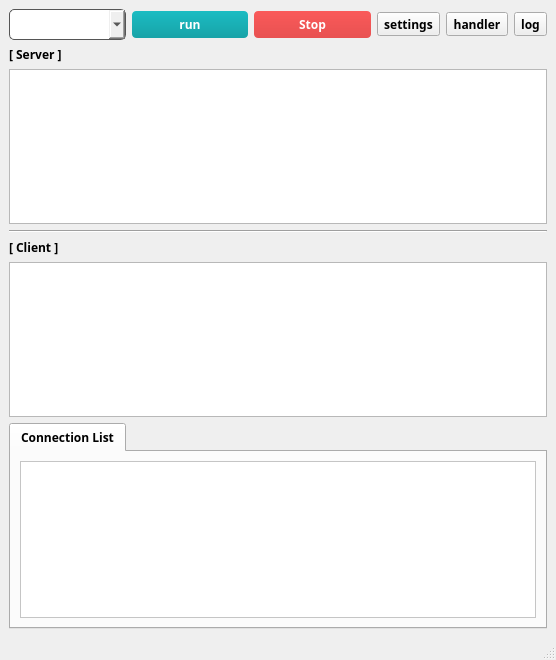
<?xml version="1.0" encoding="UTF-8"?>
<ui version="4.0">
 <class>MainWindow</class>
 <widget class="QMainWindow" name="MainWindow">
  <property name="geometry">
   <rect>
    <x>0</x>
    <y>0</y>
    <width>556</width>
    <height>660</height>
   </rect>
  </property>
  <property name="sizePolicy">
   <sizepolicy hsizetype="Expanding" vsizetype="Expanding">
    <horstretch>0</horstretch>
    <verstretch>0</verstretch>
   </sizepolicy>
  </property>
  <property name="minimumSize">
   <size>
    <width>400</width>
    <height>400</height>
   </size>
  </property>
  <property name="maximumSize">
   <size>
    <width>16777215</width>
    <height>16777215</height>
   </size>
  </property>
  <property name="baseSize">
   <size>
    <width>499</width>
    <height>300</height>
   </size>
  </property>
  <property name="font">
   <font>
    <family>맑은 고딕</family>
    <weight>75</weight>
    <bold>true</bold>
   </font>
  </property>
  <property name="windowTitle">
   <string>MainWindow</string>
  </property>
  <property name="styleSheet">
   <string notr="true"/>
  </property>
  <widget class="QWidget" name="centralwidget">
   <layout class="QGridLayout" name="gridLayout_2">
    <item row="0" column="0">
     <layout class="QGridLayout" name="gridLayout">
      <item row="0" column="3">
       <widget class="QToolButton" name="btn_settings">
        <property name="font">
         <font>
          <family>맑은 고딕</family>
         </font>
        </property>
        <property name="styleSheet">
         <string notr="true">QPushButton {
    background-color: qlineargradient(spread:pad, x1:0, y1:0, x2:0, y2:1, stop:0 rgba(27, 188, 194, 255), stop:1 rgba(24, 163, 168, 255));
    border: none;
    border-radius: 4px;
    color: white;
    padding: 5px
}

QPushButton:hover {
    background-color: #169499;
}</string>
        </property>
        <property name="text">
         <string>settings</string>
        </property>
       </widget>
      </item>
      <item row="0" column="0">
       <widget class="QComboBox" name="combo_pkg">
        <property name="maximumSize">
         <size>
          <width>200</width>
          <height>16777215</height>
         </size>
        </property>
        <property name="font">
         <font>
          <family>맑은 고딕</family>
         </font>
        </property>
        <property name="acceptDrops">
         <bool>false</bool>
        </property>
        <property name="styleSheet">
         <string notr="true">QComboBox {
    border: 1px solid #555555;
    padding: 5px;
    border-radius: 5px;
}

QComboBox:hover {
    border: 1px solid #666666;
}


QComboBox QAbstractItemView {
    background-color: #444444;
    color: #FFFFFF;
    selection-background-color: #555555;
    selection-color: #FFFFFF;
}</string>
        </property>
       </widget>
      </item>
      <item row="0" column="4">
       <widget class="QToolButton" name="btn_handler">
        <property name="styleSheet">
         <string notr="true">QPushButton {
    background-color: qlineargradient(spread:pad, x1:0, y1:0, x2:0, y2:1, stop:0 rgba(27, 188, 194, 255), stop:1 rgba(24, 163, 168, 255));
    border: none;
    border-radius: 4px;
    color: white;
    padding: 5px
}

QPushButton:hover {
    background-color: #169499;
}</string>
        </property>
        <property name="text">
         <string>handler</string>
        </property>
       </widget>
      </item>
      <item row="0" column="1">
       <widget class="QPushButton" name="btn_start">
        <property name="maximumSize">
         <size>
          <width>200</width>
          <height>16777215</height>
         </size>
        </property>
        <property name="font">
         <font>
          <family>맑은 고딕</family>
          <weight>75</weight>
          <bold>true</bold>
         </font>
        </property>
        <property name="styleSheet">
         <string notr="true">QPushButton {
    background-color: qlineargradient(spread:pad, x1:0, y1:0, x2:0, y2:1, stop:0 rgba(27, 188, 194, 255), stop:1 rgba(24, 163, 168, 255));
    border: none;
    border-radius: 4px;
    color: white;
    padding: 5px
}

QPushButton:hover {
    background-color: #169499;
}</string>
        </property>
        <property name="text">
         <string>run</string>
        </property>
       </widget>
      </item>
      <item row="0" column="2">
       <widget class="QPushButton" name="btn_stop">
        <property name="maximumSize">
         <size>
          <width>200</width>
          <height>16777215</height>
         </size>
        </property>
        <property name="font">
         <font>
          <family>맑은 고딕</family>
          <weight>75</weight>
          <bold>true</bold>
          <underline>false</underline>
          <strikeout>false</strikeout>
         </font>
        </property>
        <property name="styleSheet">
         <string notr="true">/* 일반 버튼 스타일 */
QPushButton {
    background-color: qlineargradient(spread:pad, x1:0, y1:0, x2:0, y2:1, stop:0 rgba(250, 90, 90, 255), stop:1 rgba(232, 81, 81, 255));
    border: none;
    border-radius: 4px;
    color: white;
    padding: 5px
}

/* Hover 상태에서 배경색 변경 */
QPushButton:hover {
    background-color: #E35252;
}</string>
        </property>
        <property name="text">
         <string>Stop</string>
        </property>
       </widget>
      </item>
      <item row="0" column="5">
       <widget class="QToolButton" name="btn_show_log">
        <property name="styleSheet">
         <string notr="true">QPushButton {
    background-color: qlineargradient(spread:pad, x1:0, y1:0, x2:0, y2:1, stop:0 rgba(27, 188, 194, 255), stop:1 rgba(24, 163, 168, 255));
    border: none;
    border-radius: 4px;
    color: white;
    padding: 5px
}

QPushButton:hover {
    background-color: #169499;
}</string>
        </property>
        <property name="text">
         <string>log</string>
        </property>
       </widget>
      </item>
     </layout>
    </item>
    <item row="1" column="0">
     <layout class="QGridLayout" name="gridLayout_3"/>
    </item>
    <item row="2" column="0">
     <layout class="QVBoxLayout" name="verticalLayout">
      <item>
       <widget class="QLabel" name="label_2">
        <property name="styleSheet">
         <string notr="true"/>
        </property>
        <property name="text">
         <string>[ Server ]</string>
        </property>
       </widget>
      </item>
      <item>
       <widget class="QTableWidget" name="list_run_server">
        <property name="maximumSize">
         <size>
          <width>16777215</width>
          <height>200</height>
         </size>
        </property>
        <property name="font">
         <font>
          <family>맑은 고딕</family>
          <pointsize>9</pointsize>
          <weight>50</weight>
          <italic>false</italic>
          <bold>false</bold>
         </font>
        </property>
        <property name="acceptDrops">
         <bool>false</bool>
        </property>
        <property name="autoFillBackground">
         <bool>true</bool>
        </property>
        <property name="styleSheet">
         <string notr="true">font: 9pt &quot;맑은 고딕&quot;;</string>
        </property>
        <property name="dragEnabled">
         <bool>false</bool>
        </property>
        <property name="dragDropOverwriteMode">
         <bool>false</bool>
        </property>
        <property name="selectionBehavior">
         <enum>QAbstractItemView::SelectRows</enum>
        </property>
        <property name="showGrid">
         <bool>true</bool>
        </property>
        <property name="sortingEnabled">
         <bool>false</bool>
        </property>
        <attribute name="horizontalHeaderShowSortIndicator" stdset="0">
         <bool>false</bool>
        </attribute>
        <attribute name="verticalHeaderDefaultSectionSize">
         <number>30</number>
        </attribute>
       </widget>
      </item>
      <item>
       <widget class="Line" name="line">
        <property name="orientation">
         <enum>Qt::Horizontal</enum>
        </property>
       </widget>
      </item>
      <item>
       <widget class="QLabel" name="label_3">
        <property name="styleSheet">
         <string notr="true"/>
        </property>
        <property name="text">
         <string>[ Client ]</string>
        </property>
       </widget>
      </item>
      <item>
       <widget class="QTableWidget" name="list_run_client">
        <property name="maximumSize">
         <size>
          <width>16777215</width>
          <height>200</height>
         </size>
        </property>
        <property name="font">
         <font>
          <family>맑은 고딕</family>
          <pointsize>9</pointsize>
          <weight>50</weight>
          <italic>false</italic>
          <bold>false</bold>
         </font>
        </property>
        <property name="autoFillBackground">
         <bool>true</bool>
        </property>
        <property name="styleSheet">
         <string notr="true">font: 9pt &quot;맑은 고딕&quot;;</string>
        </property>
        <property name="tabKeyNavigation">
         <bool>true</bool>
        </property>
        <property name="showDropIndicator" stdset="0">
         <bool>true</bool>
        </property>
        <property name="dragDropOverwriteMode">
         <bool>false</bool>
        </property>
        <property name="selectionBehavior">
         <enum>QAbstractItemView::SelectRows</enum>
        </property>
       </widget>
      </item>
      <item>
       <layout class="QHBoxLayout" name="horizontalLayout"/>
      </item>
      <item>
       <widget class="QTabWidget" name="ddddd">
        <property name="styleSheet">
         <string notr="true"/>
        </property>
        <property name="currentIndex">
         <number>0</number>
        </property>
        <widget class="QWidget" name="tab">
         <attribute name="title">
          <string>Connection List</string>
         </attribute>
         <layout class="QGridLayout" name="gridLayout_4">
          <item row="0" column="0">
           <widget class="QTreeView" name="list_conn">
            <property name="enabled">
             <bool>true</bool>
            </property>
            <property name="maximumSize">
             <size>
              <width>16777215</width>
              <height>16777215</height>
             </size>
            </property>
            <property name="styleSheet">
             <string notr="true">QTreeView{
	background-color: white;
	color:black
}

QScrollBar:vertical {
    background-color: #2E2E2E;
    width: 3px;
	height:2px;
    margin: 15px 0 15px 0;
}
QScrollBar::handle:vertical {
    background-color: #555555;
    min-height: 5px;
}
QScrollBar:horizontal {
    background-color: #2E2E2E;
    height: 8px; 
    margin: 0 15px 0 15px;
}

QScrollBar::add-line:vertical, QScrollBar::sub-line:vertical {
    background-color: #444444;
    height: 5px;
}

QScrollBar::add-page:vertical, QScrollBar::sub-page:vertical {
    background: none;
}</string>
            </property>
            <property name="frameShadow">
             <enum>QFrame::Sunken</enum>
            </property>
            <property name="lineWidth">
             <number>200</number>
            </property>
            <property name="verticalScrollBarPolicy">
             <enum>Qt::ScrollBarAsNeeded</enum>
            </property>
           </widget>
          </item>
         </layout>
        </widget>
       </widget>
      </item>
     </layout>
    </item>
   </layout>
  </widget>
  <widget class="QMenuBar" name="menubar">
   <property name="geometry">
    <rect>
     <x>0</x>
     <y>0</y>
     <width>556</width>
     <height>22</height>
    </rect>
   </property>
  </widget>
  <widget class="QStatusBar" name="statusbar"/>
 </widget>
 <resources/>
 <connections/>
</ui>
